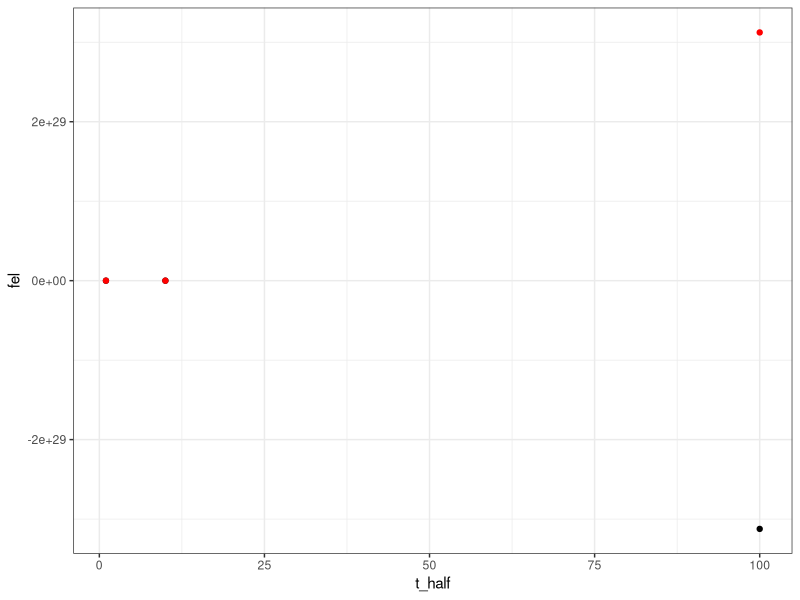

Here is the R script that generated this plot:
## ---- chunk 1
library(tidyverse)
## ---- chunk 2

Dose<-50 
Vd<-.6
k<-5
t<-6


C0<-Dose/Vd #initial concentration = dose/volume of distribution


C1<-C0 * exp((-1)*k*t)

## ---- chunk 3

t_half<-.5 #half life
tao<- 2 #dose interval
cheat<-(-0.693)

#fraction eliminated
fel<-1-(exp(cheat*(tao-t_half)))


## ---- chunk 4
#t_half<-seq(0.25, 1, by = .1) #half life
t_half<-c(1, 10, 100) #half life

tao<- 2 #dose interval
cheat<-(-0.693)

#fraction eliminated
fel<-1-(exp(cheat*(tao-t_half)))

df<-tibble(t_half = t_half, 
           tao = tao, 
           cheat = cheat,
           fel = 1-(exp(cheat*(tao-t_half)))
)%>%
  mutate(fr = 1-fel)
## ---- chunk 5
ggplot(df)+
  geom_point(aes(x = t_half, y= fel))+
  geom_point(aes(x = t_half, y= fr), color = 'red')+
  theme_bw()
